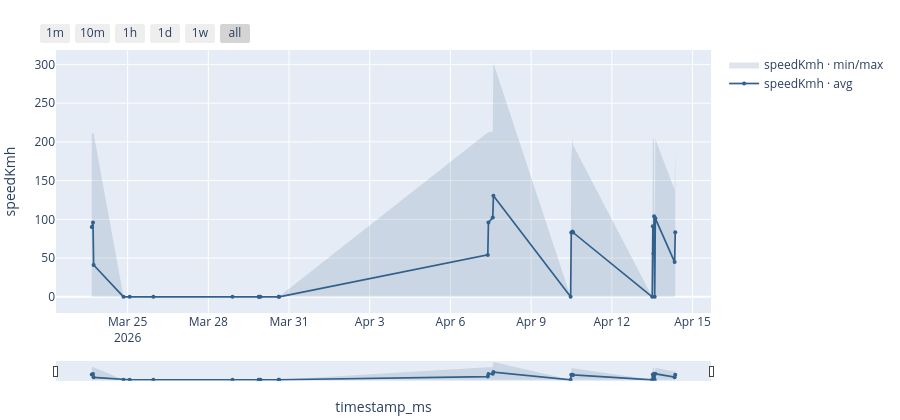

This figure's notebook cell:
### Markdown cell above
## Option 1 — Plotly rangeslider + buttons (no extra deps, no refetch)

`chart.show()` now includes a rangeslider underneath and `1m / 10m / 1h / 1d / 1w / all` quick-jump buttons at the top. Pure HTML/JS — works in Colab. The slider only zooms in-browser (Plotly can't call back into Python without a widget runtime), so the bucket size is fixed at whatever was most recently fetched. Good for quick browsing, not for diving deep.

### Code cell
chart.show()
